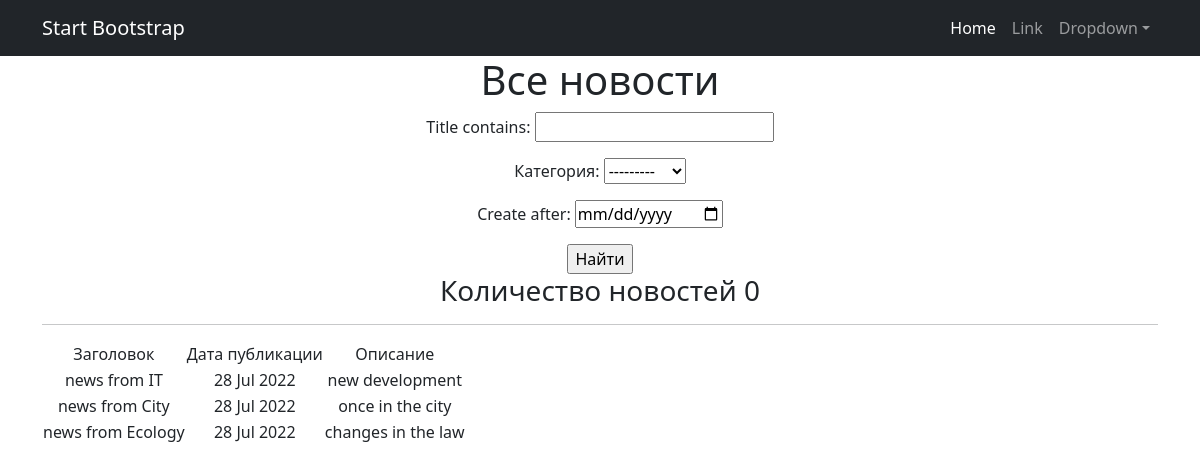
The page /news/search/ on the database as committed earlier.
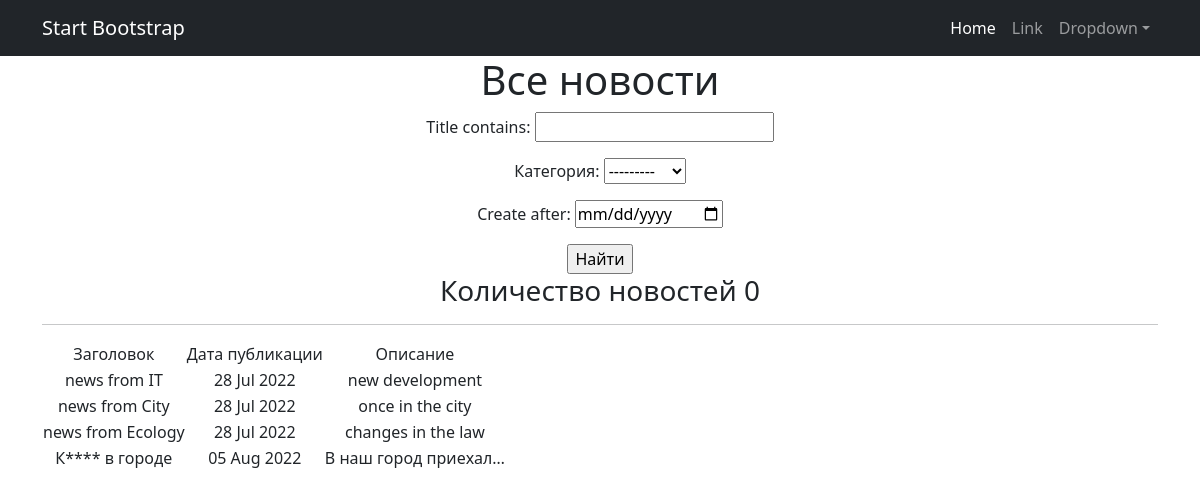
The same page on the database as committed later.
### news/models.py (models this page shows, shortened)
class Post(models.Model):
    author = models.ForeignKey(Author, on_delete=models.CASCADE)
    NEWS = 'NW'
    ARTICLE = 'AR'
    CATEGORY_CHOICES = (
        (NEWS, 'Новость'),
        (ARTICLE, 'Статья')
    )
    category_type = models.CharField(max_length=2, choices=CATEGORY_CHOICES, default=ARTICLE)
    dateCreation = models.DateTimeField(auto_now_add=True)
    title = models.CharField(max_length=128)
    text = models.TextField()
    rating = models.SmallIntegerField(default=0)
    category = models.ManyToManyField(Category, through='PostCategory', verbose_name='Категория')

### news/views.py (the view, shortened to what this page needs)
# urls.py: path('search/', NewsSearch.as_view(), name='news_search'),
class NewsSearch(ListView):
    model = Post
    template_name = 'search.html'
    context_object_name = 'news_search'
    def get_queryset(self):
        queryset =super().get_queryset()
        self.filterset = PostFilter(self.request.GET, queryset)
        return self.filterset.qs
    def get_context_data(self, **kwargs):
        context = super().get_context_data(**kwargs)
        context['filterset'] = self.filterset
        return context

### news/models.py (called while the page is built)
    def __str__(self):
        return f'{self.name}'

### news/templatetags/custom_filters.py (called while the page is built)
@register.filter()
def censor(value):
    if not isinstance(value, str):
        raise ValueError
    for word in black_list:
        value = value.replace(word[1:], "*"*(len(word)-1))
    return value

### templates/search.html (shortened to what this page needs)
{% extends 'flatpages/default.html' %}
{% load custom_filters %}
{% load custom_tags %}
{% block content %}
<h1>Все новости</h1>
    <form action="" method="get">
        {{ filterset.form.as_p }}
        <input type="submit" value="Найти" />
    </form>
    <h3> Количество новостей {{ news|length }}</h3>
    <hr>
    {% if news_search %}
        <table>
            <tr>
                <td> Заголовок </td>
                <td> Дата публикации </td>
                <td> Описание </td>
            </tr>
            {% for newSearch in news_search %}
            <tr>
                <td>{{ newSearch.title|censor }}</td>
                <td>{{ newSearch.dateCreation|date:'d M Y' }}</td>
                <td>{{ newSearch.text|truncatechars:20|censor }}</td>
            </tr>
            {% endfor %}
        </table>
    {% else %}
        <h2>Новостей нет</h2>
    {% endif %}
{% endblock content %}

Rows that differ between the two databases and show on the page:
added Post: title|censor "К**** в городе", dateCreation "05 Aug 2022", text|censor "В наш город приехал…"
